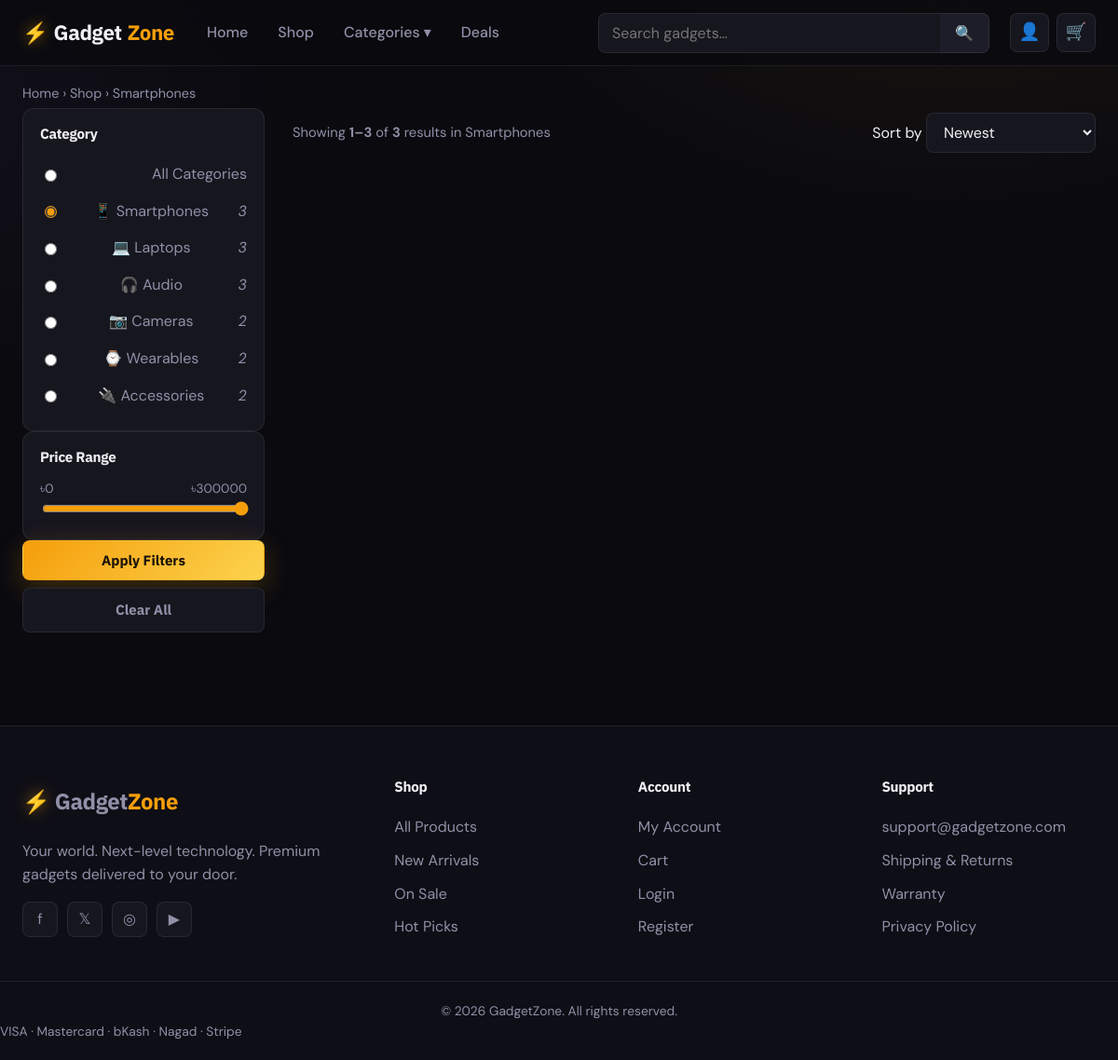
The page /pages/shop.php?cat=smartphones on the database its author committed.
### tables this page shows
CREATE TABLE IF NOT EXISTS categories (
    id   INT AUTO_INCREMENT PRIMARY KEY,
    name VARCHAR(100) NOT NULL,
    slug VARCHAR(100) NOT NULL UNIQUE,
    icon VARCHAR(10)  NOT NULL DEFAULT '📦'
);

### includes/functions.php (called while the page is built, shortened)
<?php
function sanitize($data)
{
    return htmlspecialchars(trim((string)$data), ENT_QUOTES, 'UTF-8');
}
function e($data)
{
    return htmlspecialchars((string)$data, ENT_QUOTES, 'UTF-8');
}
    ob_start(); ?>

### includes/db.php (called while the page is built, shortened)
<?php
function url($path = '')
{
    return BASE_URL . '/' . ltrim($path, '/');
}
require_once __DIR__ . '/functions.php';

### pages/shop.php (the view, shortened to what this page needs)
<?php
require_once __DIR__ . '/../includes/db.php';
$catSlug = isset($_GET['cat'])    ? sanitize($_GET['cat'])    : '';
$sort    = $_GET['sort'] ?? 'newest';
$minP    = isset($_GET['min']) ? max(0, (int)$_GET['min']) : 0;
$maxP    = isset($_GET['max']) ? (int)$_GET['max'] : 300000;
$page    = max(1, (int)($_GET['page'] ?? 1));
$perPage = 9;
$offset  = ($page - 1) * $perPage;
$catId = 0; $catName = '';
if ($catSlug !== '') {
    $stmt = $conn->prepare("SELECT id, name FROM categories WHERE slug=? LIMIT 1");
    $stmt->bind_param('s', $catSlug);
    $stmt->execute();
    if ($row = $stmt->get_result()->fetch_assoc()) { $catId = (int)$row['id']; $catName = $row['name']; }
}
$where  = ['1=1'];
$params = [];
$types  = '';
if ($catId > 0)       { $where[] = 'p.category_id = ?'; $params[] = $catId; $types .= 'i'; }
$where[] = 'p.price >= ? AND p.price <= ?'; $params[] = $minP; $params[] = $maxP; $types .= 'ii';
$whereSql = implode(' AND ', $where);
$orderMap = [
    'newest'    => 'p.created_at DESC, p.id DESC',
    'popular'   => 'p.featured DESC, p.stock ASC',
    'rating'    => 'p.id DESC',
    'price_asc' => 'p.price ASC',
    'price_desc'=> 'p.price DESC',
];
$orderSql = $orderMap[$sort] ?? $orderMap['newest'];
$countSql = "SELECT COUNT(*) AS c FROM products p WHERE $whereSql";
$stmt = $conn->prepare($countSql);
if ($types) { $stmt->bind_param($types, ...$params); }
$stmt->execute();
$total = (int)$stmt->get_result()->fetch_assoc()['c'];
$listSql = "SELECT p.*, c.name AS category_name FROM products p
            LEFT JOIN categories c ON c.id=p.category_id
            WHERE $whereSql ORDER BY $orderSql LIMIT ? OFFSET ?";
$stmt = $conn->prepare($listSql);
$lt = $types . 'ii';
$lp = array_merge($params, [$perPage, $offset]);
$stmt->bind_param($lt, ...$lp);
$stmt->execute();
$products = $stmt->get_result()->fetch_all(MYSQLI_ASSOC);
$sideCats = [];
$sql = "SELECT c.*, COUNT(p.id) AS cnt FROM categories c
        LEFT JOIN products p ON p.category_id=c.id GROUP BY c.id ORDER BY c.id";
if ($res = $conn->query($sql)) { while ($r = $res->fetch_assoc()) { $sideCats[] = $r; } $res->free(); }
$from = $total ? $offset + 1 : 0;
$to   = min($offset + $perPage, $total);
require_once __DIR__ . '/../includes/header.php';
?>
<div class="container">
    <nav class="breadcrumb"><a href="<?= url('index.php') ?>">Home</a> › <span>Shop<?= $catName ? ' › ' . e($catName) : '' ?></span></nav>
    <div class="shop-layout">
        <aside class="shop-sidebar">
            <form method="GET" action="<?= url('pages/shop.php') ?>" id="filterForm">
                <div class="filter-block">
                    <h4>Category</h4>
                    <label class="radio-row">
                        <input type="radio" name="cat" value="" <?= $catSlug === '' ? 'checked' : '' ?> onchange="this.form.submit()">
                        <span>All Categories</span>
                    </label>
                    <?php foreach ($sideCats as $c): ?>
                        <label class="radio-row">
                            <input type="radio" name="cat" value="<?= e($c['slug']) ?>" <?= $catSlug === $c['slug'] ? 'checked' : '' ?> onchange="this.form.submit()">
                            <span><?= e($c['icon']) ?> <?= e($c['name']) ?></span>
                            <em><?= (int)$c['cnt'] ?></em>
                        </label>
                    <?php endforeach; ?>
                </div>
                <div class="filter-block">
                    <h4>Price Range</h4>
                    <div class="price-labels"><span>৳<span id="minLabel"><?= $minP ?></span></span><span>৳<span id="maxLabel"><?= $maxP ?></span></span></div>
                    <input type="range" name="max" id="priceRange" min="0" max="300000" step="1000" value="<?= $maxP ?>"
                           oninput="document.getElementById('maxLabel').textContent = (+this.value).toLocaleString()">
                </div>
                <div class="filter-actions">
                    <button type="submit" class="btn btn-primary btn-block">Apply Filters</button>
                    <a href="<?= url('pages/shop.php') ?>" class="btn btn-ghost btn-block">Clear All</a>
                </div>
            </form>
        </aside>
        <section class="shop-main">
            <div class="shop-toolbar">
                <p class="results-count">
                    <?php if ($total): ?>
                        Showing <strong><?= $from ?>–<?= $to ?></strong> of <strong><?= $total ?></strong> results<?= $catName ? ' in ' . e($catName) : '' ?>
                    <?php else: ?>
                        No results<?= $catName ? ' in ' . e($catName) : '' ?>
                    <?php endif; ?>
                </p>
                <form method="GET" action="<?= url('pages/shop.php') ?>" class="sort-form">
                    <label>Sort by</label>
                    <select name="sort" onchange="this.form.submit()">
                        <option value="newest"     <?= $sort==='newest'?'selected':'' ?>>Newest</option>
                    </select>
                </form>
            </div>
            <?php if ($products): ?>
                <div class="product-grid grid-3">
                </div>
            <?php endif; ?>
        </section>
    </div>
</div>
<?php require_once __DIR__ . '/../includes/footer.php'; ?>

### assets/css/style.css (style rules this page uses)
:root { --bg: #0a0a0f; --bg-2: #0e0e16; --surface: #16161f; --surface-2: #1d1d29; --border: rgba(255, 255, 255, 0.08); --border-strong:rgba(255, 255, 255, 0.16); --text: #f0f0f5; --text2: #9090a8; --accent: #f59e0b; --accent-light: #fcd34d; --accent-dim: rgba(245, 158, 11, 0.14); --green: #34d399; --red: #f87171; --blue: #60a5fa; --purple: #a78bfa; --radius: 12px; --radius-sm: 8px; --radius-lg: 20px; --font-head: 'IBM Plex Sans', system-ui, sans-serif; --font-body: 'DM Sans', system-ui, sans-serif; --shadow: 0 10px 40px rgba(0, 0, 0, 0.45); --shadow-amber: 0 8px 30px rgba(245, 158, 11, 0.25); --maxw: 1240px; }
*, *::before, *::after { box-sizing: border-box; }
html { scroll-behavior: smooth; }
body { margin: 0; background: var(--bg); color: var(--text); font-family: var(--font-body); font-size: 16px; line-height: 1.6; -webkit-font-smoothing: antialiased; background-image: radial-gradient(900px 600px at 85% -10%, rgba(245, 158, 11, 0.08), transparent 60%), radial-gradient(700px 500px at -10% 10%, rgba(167, 139, 250, 0.06), transparent 60%); background-attachment: fixed; }
h1, h2, h3, h4 { font-family: var(--font-head); font-weight: 800; line-height: 1.18; margin: 0 0 .5em; letter-spacing: -0.02em; }
a { color: inherit; text-decoration: none; }
input, button, select, textarea { font-family: inherit; font-size: inherit; color: inherit; }
button { cursor: pointer; }
.container { width: 100%; max-width: var(--maxw); margin: 0 auto; padding: 0 24px; }
.btn { display: inline-flex; align-items: center; justify-content: center; gap: 8px; padding: 11px 20px; border-radius: var(--radius-sm); border: 1px solid transparent; font-family: var(--font-head); font-weight: 700; font-size: .94rem; transition: transform .15s ease, box-shadow .2s ease, background .2s ease, border-color .2s ease; white-space: nowrap; background: var(--surface-2); color: var(--text); }
.btn-primary { background: linear-gradient(135deg, var(--accent), var(--accent-light)); color: #1a1207; box-shadow: var(--shadow-amber); }
.btn-ghost { background: var(--surface); border-color: var(--border); color: var(--text2); }
.btn-block { display: flex; width: 100%; }
.breadcrumb { padding: 18px 0 4px; color: var(--text2); font-size: .9rem; }
.product-grid { display: grid; gap: 22px; }
.product-grid.grid-3 { grid-template-columns: repeat(3, 1fr); }
.shop-layout { display: grid; grid-template-columns: 260px 1fr; gap: 30px; align-items: start; padding-bottom: 60px; }
.shop-sidebar { position: sticky; top: 90px; display: flex; flex-direction: column; gap: 22px; }
.filter-block { background: var(--surface); border: 1px solid var(--border); border-radius: var(--radius); padding: 18px; }
.filter-block h4 { font-size: .95rem; margin-bottom: 14px; }
.radio-row { display: flex; align-items: center; justify-content: space-between; padding: 7px 0; color: var(--text2); cursor: pointer; }
.radio-row input { accent-color: var(--accent); margin-right: 8px; }
.price-labels { display: flex; justify-content: space-between; color: var(--text2); font-size: .85rem; margin-top: 8px; }
input[type="range"] { width: 100%; accent-color: var(--accent); }
.filter-actions { display: flex; flex-direction: column; gap: 8px; }
.shop-main { min-width: 0; }
.shop-toolbar { display: flex; align-items: center; justify-content: space-between; gap: 16px; margin-bottom: 22px; flex-wrap: wrap; }
.results-count { color: var(--text2); font-size: .92rem; }
.sort-form select { padding: 9px 14px; background: var(--surface); border: 1px solid var(--border); border-radius: var(--radius-sm); color: var(--text); outline: none; }

### rows shown on the page
categories: name "Smartphones", slug "☑ 📱 Smartphones 3", icon "📱", cnt "3"
categories: slug "☐ 💻 Laptops 3", icon "💻", name "Laptops", cnt "3"
categories: slug "☐ 🎧 Audio 3", icon "🎧", name "Audio", cnt "3"
categories: slug "☐ 📷 Cameras 2", icon "📷", name "Cameras", cnt "2"
categories: slug "☐ ⌚ Wearables 2", icon "⌚", name "Wearables", cnt "2"
categories: slug "☐ 🔌 Accessories 2", icon "🔌", name "Accessories", cnt "2"

### other values the page prints
$minP "0"
$maxP "300000"
$from "1"
$to "3"
$total "3"
